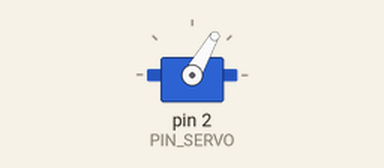
This sketch was run on a simulated Arduino Uno, built with avr-gcc and run on an emulated ATmega328P. On the bench: servo.

Above: at 0.05 s.
At 2.05 s:
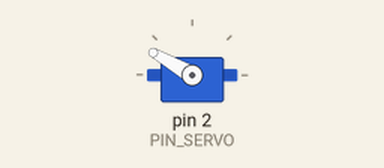
At 4.0 s:
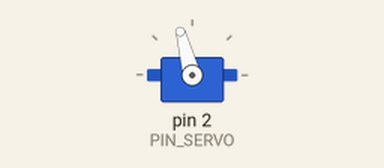
Timing chart, 0 to 5.2 s (numbered marks = the images above):
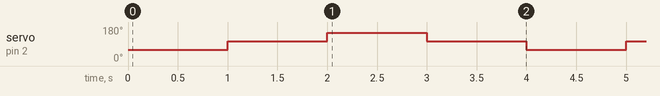

Measured:
- by itself, servo on pin 2 (PIN_SERVO): repeats every 4.0 s: 150° 1.0 s, 105° 1.0 s, 60° 1.0 s, 105° 1.0 s

The sketch:

02.1_Servo.ino
```cpp
/**********************************************************************
* Product     : Freenove 4WD Car for UNO
* Description : use servo.
* Auther      : www.freenove.com
* Modification: 2019/08/05
**********************************************************************/
#include "Servo.h"      //servo liberary

#define PIN_SERVO  2    //define servo pin

Servo servo;            //create servo object to control a servo
byte servoOffset = 15;   // change the value to Calibrate servo

void setup() {
  servo.attach(PIN_SERVO);        //initialize servo
  servo.write(90 + servoOffset);  //Calibrate servo
}

void loop() {
  servo.write(45 + servoOffset);      //make servo rotate to 45°
  delay(1000);          //delay 1000ms

  servo.write(90 + servoOffset);      //make servo rotate to 90°
  delay(1000);

  servo.write(135 + servoOffset);    //make servo rotate to 135°
  delay(1000);

  servo.write(90 + servoOffset);      //make servo rotate to 90°
  delay(1000);
}
```
